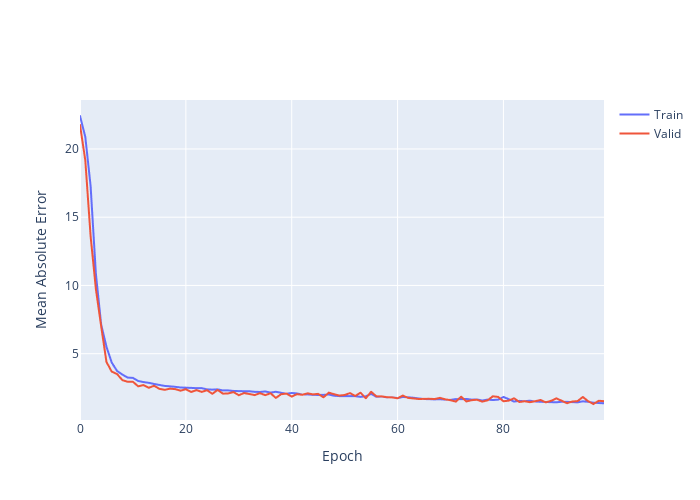

Source (notebook cell):
### Code cell
fig = go.Figure()
fig.add_trace(go.Scattergl(y=history.history['mae'],name='Train'))
fig.add_trace(go.Scattergl(y=history.history['val_mae'],name='Valid'))
fig.update_layout(height=500, width=700,xaxis_title='Epoch',yaxis_title='Mean Absolute Error')
fig.show()
